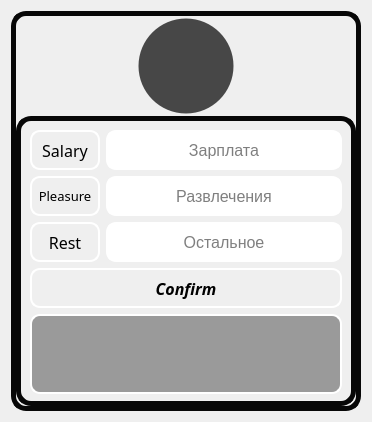
            <widget class="QWidget" name="home_page">
             <layout class="QVBoxLayout" name="verticalLayout_4">
              <item>
               <widget class="QFrame" name="Home_form_frame">
                <property name="minimumSize">
                 <size>
                  <width>350</width>
                  <height>350</height>
                 </size>
                </property>
                <property name="maximumSize">
                 <size>
                  <width>400</width>
                  <height>400</height>
                 </size>
                </property>
                <property name="styleSheet">
                 <string notr="true">border: 5px solid rgb(7, 7, 7);
border-radius: 15px;</string>
                </property>
                <property name="frameShape">
                 <enum>QFrame::StyledPanel</enum>
                </property>
                <property name="frameShadow">
                 <enum>QFrame::Raised</enum>
                </property>
                <layout class="QVBoxLayout" name="verticalLayout_7">
                 <property name="spacing">
                  <number>0</number>
                 </property>
                 <property name="leftMargin">
                  <number>0</number>
                 </property>
                 <property name="topMargin">
                  <number>0</number>
                 </property>
                 <property name="rightMargin">
                  <number>0</number>
                 </property>
                 <property name="bottomMargin">
                  <number>0</number>
                 </property>
                 <item alignment="Qt::AlignHCenter">
                  <widget class="QFrame" name="Info_image">
                   <property name="minimumSize">
                    <size>
                     <width>100</width>
                     <height>100</height>
                    </size>
                   </property>
                   <property name="maximumSize">
                    <size>
                     <width>100</width>
                     <height>100</height>
                    </size>
                   </property>
                   <property name="styleSheet">
                    <string notr="true">image: url(:/icons/icons8-user-menu-male-48.png);
border-radius: 50%;
border-color: rgba(255, 255, 255, 0);
background-color: rgb(71, 71, 71);</string>
                   </property>
                   <property name="frameShape">
                    <enum>QFrame::StyledPanel</enum>
                   </property>
                   <property name="frameShadow">
                    <enum>QFrame::Raised</enum>
                   </property>
                  </widget>
                 </item>
                 <item>
                  <widget class="QFrame" name="Info_input_frame">
                   <property name="styleSheet">
                    <string notr="true">background-color: rgb(71, 71, 71);
border-color: rgba(255, 255, 255, 0);
border-radius: 15px;

QLabel {
	border: 2px solid rgb(182, 212, 222);
	border-radius: 10px;
}</string>
                   </property>
                   <property name="frameShape">
                    <enum>QFrame::StyledPanel</enum>
                   </property>
                   <property name="frameShadow">
                    <enum>QFrame::Raised</enum>
                   </property>
                   <layout class="QFormLayout" name="formLayout_2">
                    <item row="0" column="0">
                     <widget class="QLabel" name="Salary_lable">
                      <property name="minimumSize">
                       <size>
                        <width>70</width>
                        <height>40</height>
                       </size>
                      </property>
                      <property name="font">
                       <font>
                        <family>a_Concepto</family>
                        <pointsize>12</pointsize>
                        <weight>50</weight>
                        <italic>false</italic>
                        <bold>false</bold>
                       </font>
                      </property>
                      <property name="styleSheet">
                       <string notr="true">QLabel {
	border: 2px solid rgb(255, 255, 255);
	border-radius: 10px;
}</string>
                      </property>
                      <property name="text">
                       <string>Salary</string>
                      </property>
                      <property name="alignment">
                       <set>Qt::AlignCenter</set>
                      </property>
                     </widget>
                    </item>
                    <item row="0" column="1">
                     <widget class="QLineEdit" name="Salary_lineEdit">
                      <property name="minimumSize">
                       <size>
                        <width>0</width>
                        <height>40</height>
                       </size>
                      </property>
                      <property name="font">
                       <font>
                        <pointsize>12</pointsize>
                       </font>
                      </property>
                      <property name="styleSheet">
                       <string notr="true">QLineEdit {
	border: 2px solid rgb(255, 255, 255);
	border-radius: 10px;
}

QLineEdit:hover{
	border-color: rgb(90, 152, 206);
}</string>
                      </property>
                      <property name="alignment">
                       <set>Qt::AlignCenter</set>
                      </property>
                      <property name="placeholderText">
                       <string>Зарплата</string>
                      </property>
                     </widget>
                    </item>
                    <item row="1" column="0">
                     <widget class="QLabel" name="Pleasure_lable">
                      <property name="minimumSize">
                       <size>
                        <width>70</width>
                        <height>40</height>
                       </size>
                      </property>
                      <property name="font">
                       <font>
                        <family>a_Concepto</family>
                        <pointsize>10</pointsize>
                        <weight>50</weight>
                        <italic>false</italic>
                        <bold>false</bold>
                       </font>
                      </property>
                      <property name="styleSheet">
                       <string notr="true">QLabel {
	border: 2px solid rgb(255, 255, 255);
	border-radius: 10px;
}</string>
                      </property>
                      <property name="text">
                       <string>Pleasure</string>
                      </property>
                      <property name="alignment">
                       <set>Qt::AlignCenter</set>
                      </property>
                     </widget>
                    </item>
                    <item row="1" column="1">
                     <widget class="QLineEdit" name="Pleasure_lineEdit">
                      <property name="minimumSize">
                       <size>
                        <width>0</width>
                        <height>40</height>
                       </size>
                      </property>
                      <property name="font">
                       <font>
                        <pointsize>12</pointsize>
                       </font>
                      </property>
                      <property name="styleSheet">
                       <string notr="true">QLineEdit {
	border: 2px solid rgb(255, 255, 255);
	border-radius: 10px;
}

QLineEdit:hover{
	border-color: rgb(90, 152, 206);
}</string>
                      </property>
                      <property name="alignment">
                       <set>Qt::AlignCenter</set>
                      </property>
                      <property name="placeholderText">
                       <string>Развлечения</string>
                      </property>
                     </widget>
                    </item>
                    <item row="2" column="0">
                     <widget class="QLabel" name="Rest_lable">
                      <property name="minimumSize">
                       <size>
                        <width>70</width>
                        <height>40</height>
                       </size>
                      </property>
                      <property name="font">
                       <font>
                        <family>a_Concepto</family>
                        <pointsize>12</pointsize>
                        <weight>50</weight>
                        <italic>false</italic>
                        <bold>false</bold>
                       </font>
                      </property>
                      <property name="styleSheet">
                       <string notr="true">QLabel {
	border: 2px solid rgb(255, 255, 255);
	border-radius: 10px;
}</string>
                      </property>
                      <property name="text">
                       <string>Rest</string>
                      </property>
                      <property name="alignment">
                       <set>Qt::AlignCenter</set>
                      </property>
                     </widget>
                    </item>
                    <item row="2" column="1">
                     <widget class="QLineEdit" name="Rest_lineEdit">
                      <property name="minimumSize">
                       <size>
                        <width>0</width>
                        <height>40</height>
                       </size>
                      </property>
                      <property name="font">
                       <font>
                        <pointsize>12</pointsize>
                       </font>
                      </property>
                      <property name="styleSheet">
                       <string notr="true">QLineEdit {
	border: 2px solid rgb(255, 255, 255);
	border-radius: 10px;
}

QLineEdit:hover{
	border-color: rgb(90, 152, 206);
}</string>
                      </property>
                      <property name="alignment">
                       <set>Qt::AlignCenter</set>
                      </property>
                      <property name="placeholderText">
                       <string>Остальное</string>
                      </property>
                     </widget>
                    </item>
                    <item row="4" column="0" colspan="2">
                     <widget class="QLabel" name="Log_lable">
                      <property name="minimumSize">
                       <size>
                        <width>312</width>
                        <height>80</height>
                       </size>
                      </property>
                      <property name="font">
                       <font>
                        <family>a_Concepto</family>
                        <pointsize>10</pointsize>
                        <weight>75</weight>
                        <italic>true</italic>
                        <bold>true</bold>
                       </font>
                      </property>
                      <property name="styleSheet">
                       <string notr="true">QLabel {
	border: 2px solid rgb(255, 255, 255);
	border-radius: 10px;
	color: white;
	background-color: rgba(22, 22, 22, 100);
}</string>
                      </property>
                      <property name="text">
                       <string/>
                      </property>
                      <property name="alignment">
                       <set>Qt::AlignCenter</set>
                      </property>
                     </widget>
                    </item>
                    <item row="3" column="0" colspan="2">
                     <widget class="QPushButton" name="ConfirmButton">
                      <property name="minimumSize">
                       <size>
                        <width>0</width>
                        <height>40</height>
                       </size>
                      </property>
                      <property name="font">
                       <font>
                        <family>a_Concepto</family>
                        <pointsize>12</pointsize>
                        <weight>75</weight>
                        <italic>true</italic>
                        <bold>true</bold>
                       </font>
                      </property>
                      <property name="styleSheet">
                       <string notr="true">QPushButton {
	border: 2px solid rgb(255, 255, 255);
	border-radius: 10px;
}

QPushButton:hover{
	border-color: rgb(90, 152, 206);
}

QPushButton:pressed{
	border-color: rgb(54, 111, 197);
}
</string>
                      </property>
                      <property name="text">
                       <string>Confirm</string>
                      </property>
                     </widget>
                    </item>
                   </layout>
                  </widget>
                 </item>
                </layout>
               </widget>
              </item>
             </layout>
            </widget>
